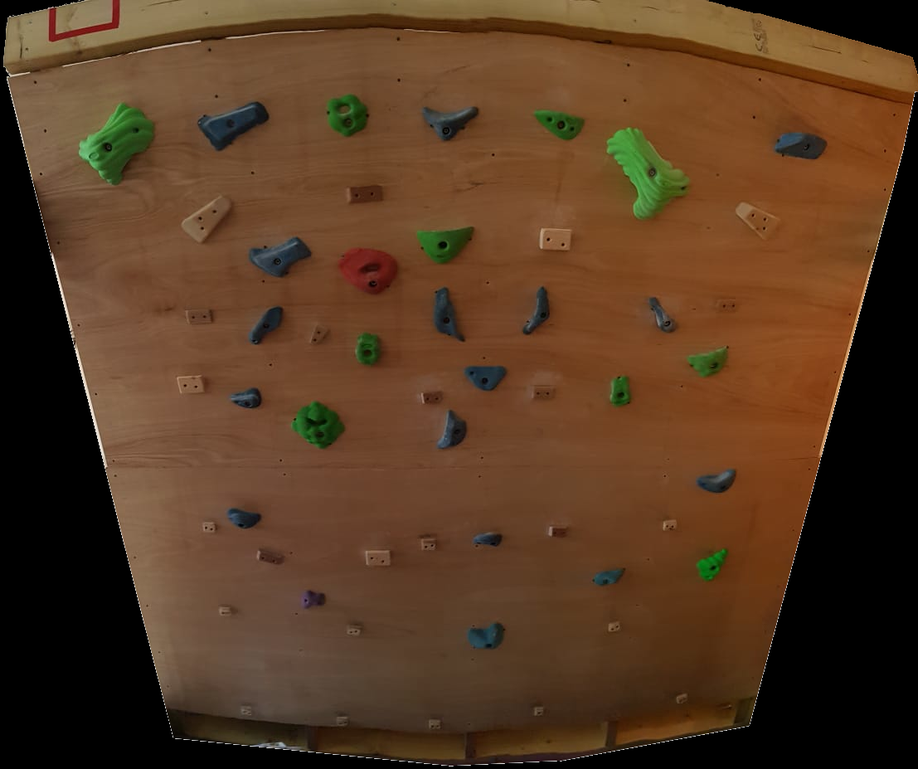
#> input picture Images/BoardCutout.png, 918 x 769 px, shrunk from 1107 x 927 before the run
$ python HoldDetection.py   (older library calls are emulated)
#> lines starting #> are read from the running program, lines starting #| are printed output that depends on the picture; after the words box and inside, x2 and y2 are one past the last pixel; in counts of white or black regions, pixels touching at a corner belong together
from skimage import measure
from skimage import filters
import numpy as np
import matplotlib.pyplot as plt
import imageio
import scipy.ndimage as ndimage
from skimage.morphology import closing, square, watershed
from skimage.measure import label, regionprops


print('Starting...')

image = imageio.imread('./Images/BoardCutout.png')
#> image is the input picture: shape (769, 918, 4); mean R, G, B, A 85.8, 57.2, 33.9, 255
print('Loaded image')
print(image.shape)
#| (769, 918, 4)

image = image[:,:, 1]
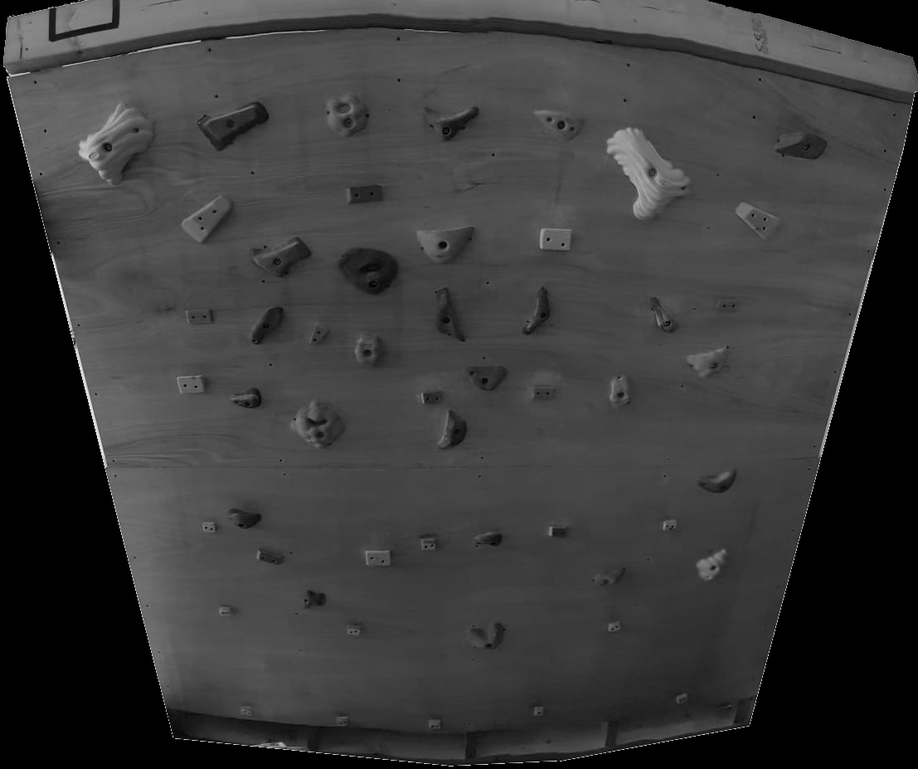
#> image: shape (769, 918); min 0, max 255, mean 57.2
#print(g.shape)

image = np.pad(image, pad_width=10, mode='constant', constant_values=0)
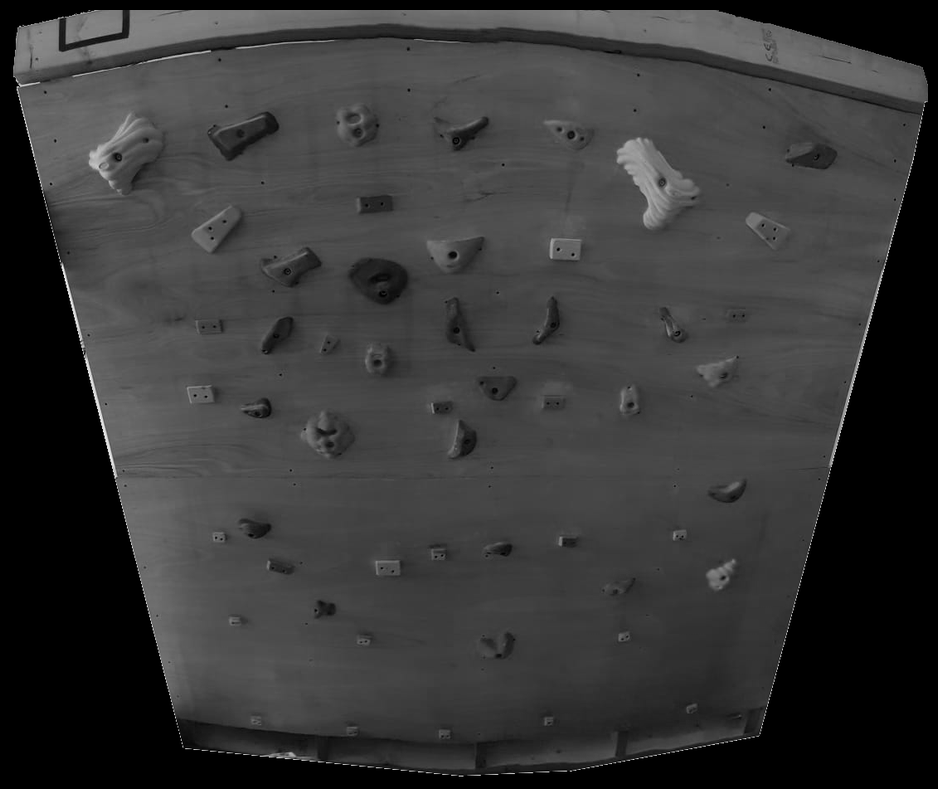
#> image: shape (789, 938); min 0, max 255, mean 54.6
image = closing(image, square(3))

##### BUILD MASK
# Find outer contours
outerContours = measure.find_contours(image, 0.2)
#> outerContours = 1 point arrays, longest 3569 points
mask = np.zeros_like(image, dtype='bool')

for n, contour in enumerate(outerContours):
    mask[np.round(contour[:, 0]).astype('int'), np.round(contour[:, 1]).astype('int')] = 1
#> this loop made 1 pass
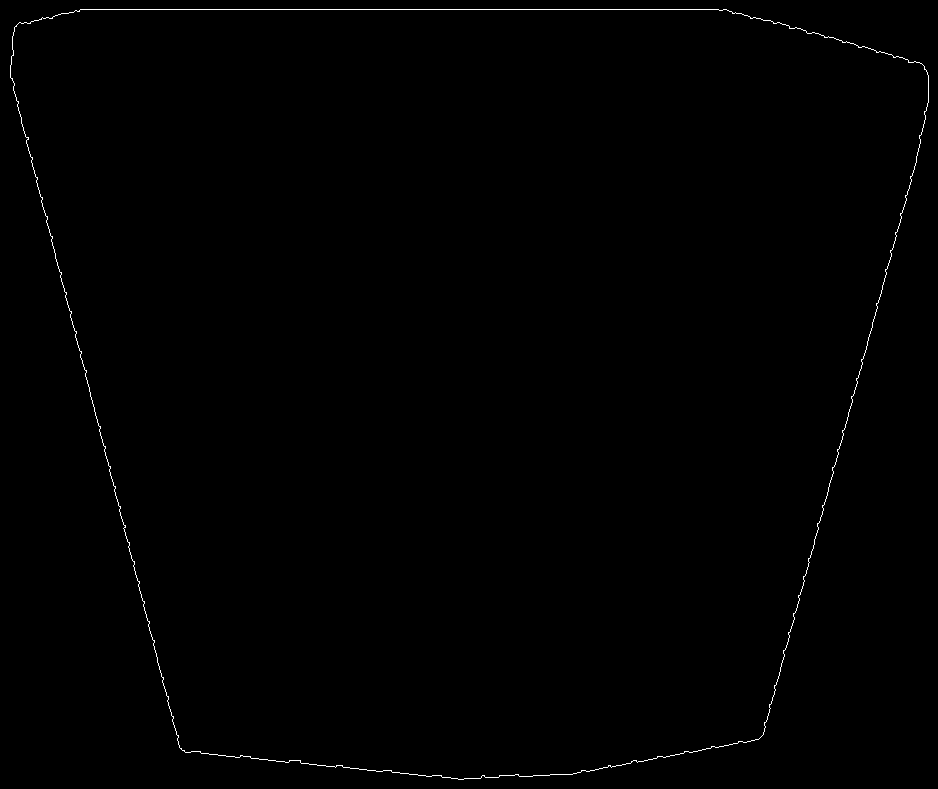
#> mask: shape (789, 938) bool; 0.4% white in thin lines or dots

mask = ndimage.binary_fill_holes(mask)
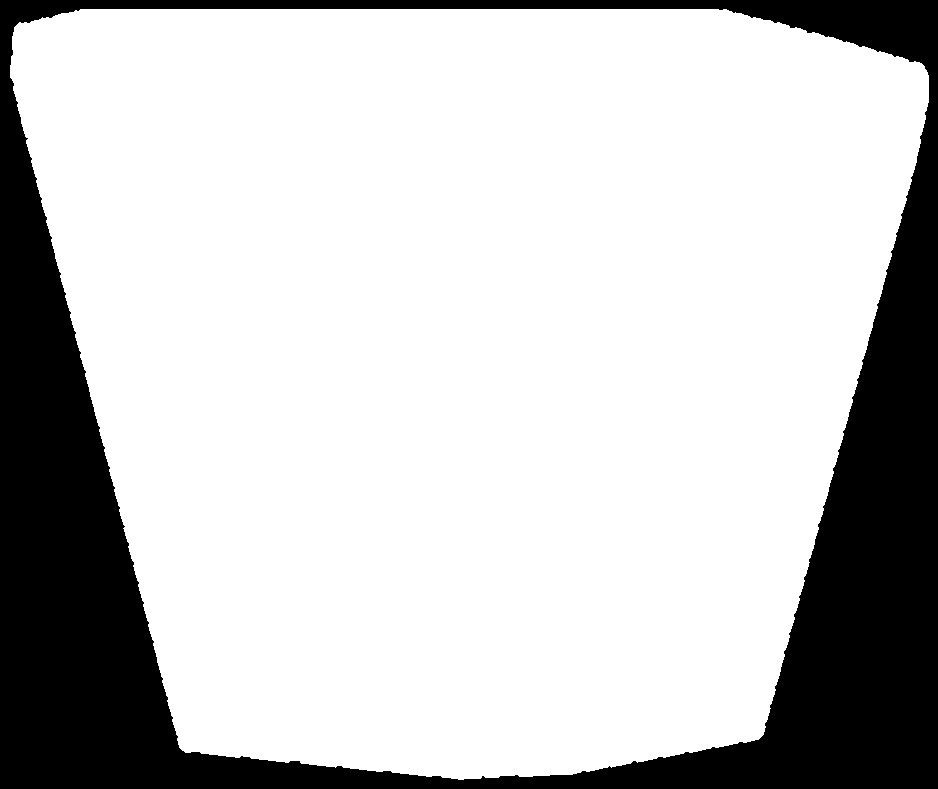
#> mask: shape (789, 938) bool; 77.3% white; 1 black region, box (x1, y1, x2, y2) and area: (0, 0, 938, 789) 168111

# Find holds
#> (the run stopped early here; a loop or call above may not have finished)

$ run again, with Images/Board.png copied over Images/BoardCutout.png
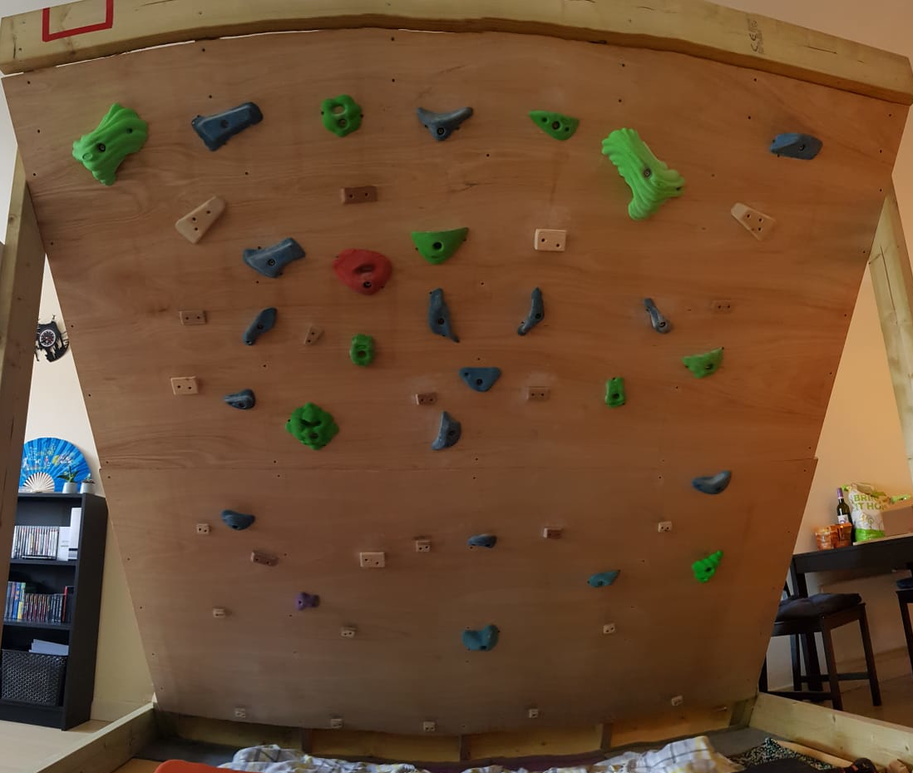
#> input picture Images/Board.png, 913 x 773 px, shrunk from 1098 x 929 before the run
#> image is the input picture: shape (773, 913, 3); mean R, G, B 107.8, 76, 49.1
#| (773, 913, 3)
#> outerContours = 1 point arrays, longest 3377 points
#> the loop `for n, contour in enumerate(outerContours):` made 1 pass
#> after the loop `for n, contour in enumerate(outerContours):`:
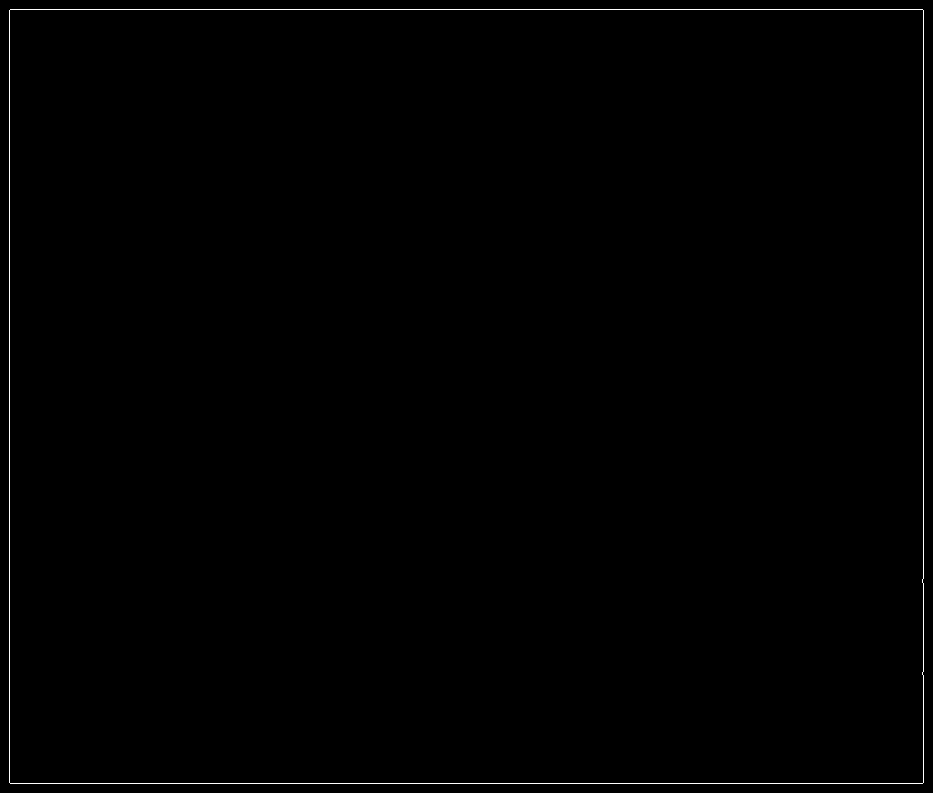
#> mask: shape (793, 933) bool; 0.46% white in thin lines or dots
#> `mask = ndimage.binary_fill_holes(mask)`:
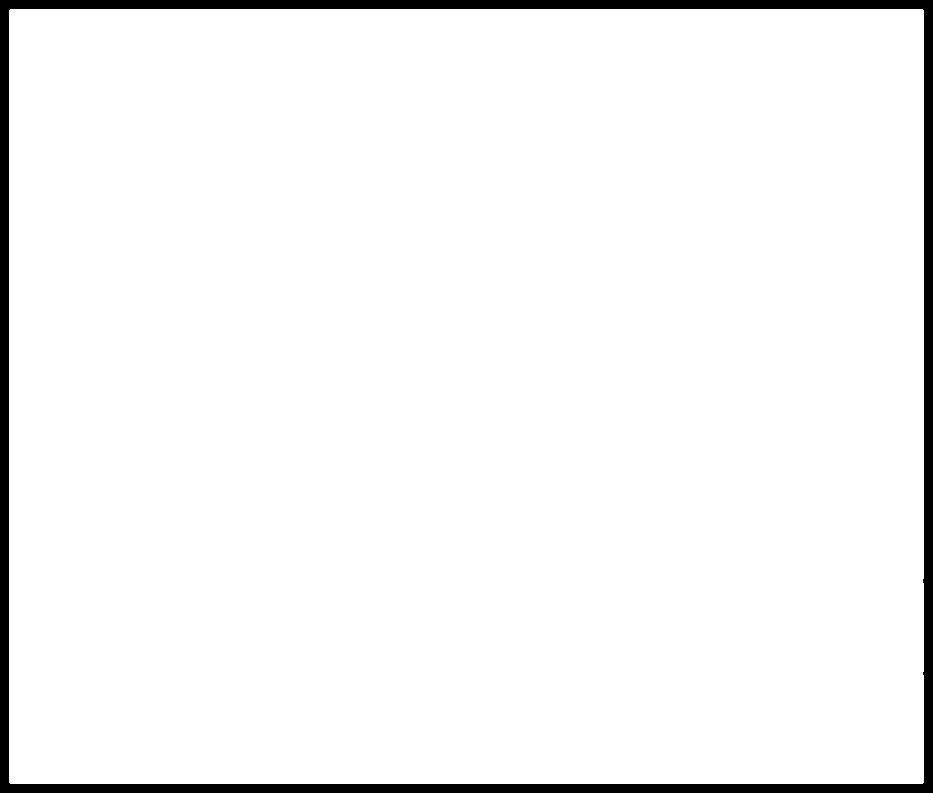
#> mask: shape (793, 933) bool; 95.8% white; 1 black region, box (x1, y1, x2, y2) and area: (0, 0, 933, 793) 30755
